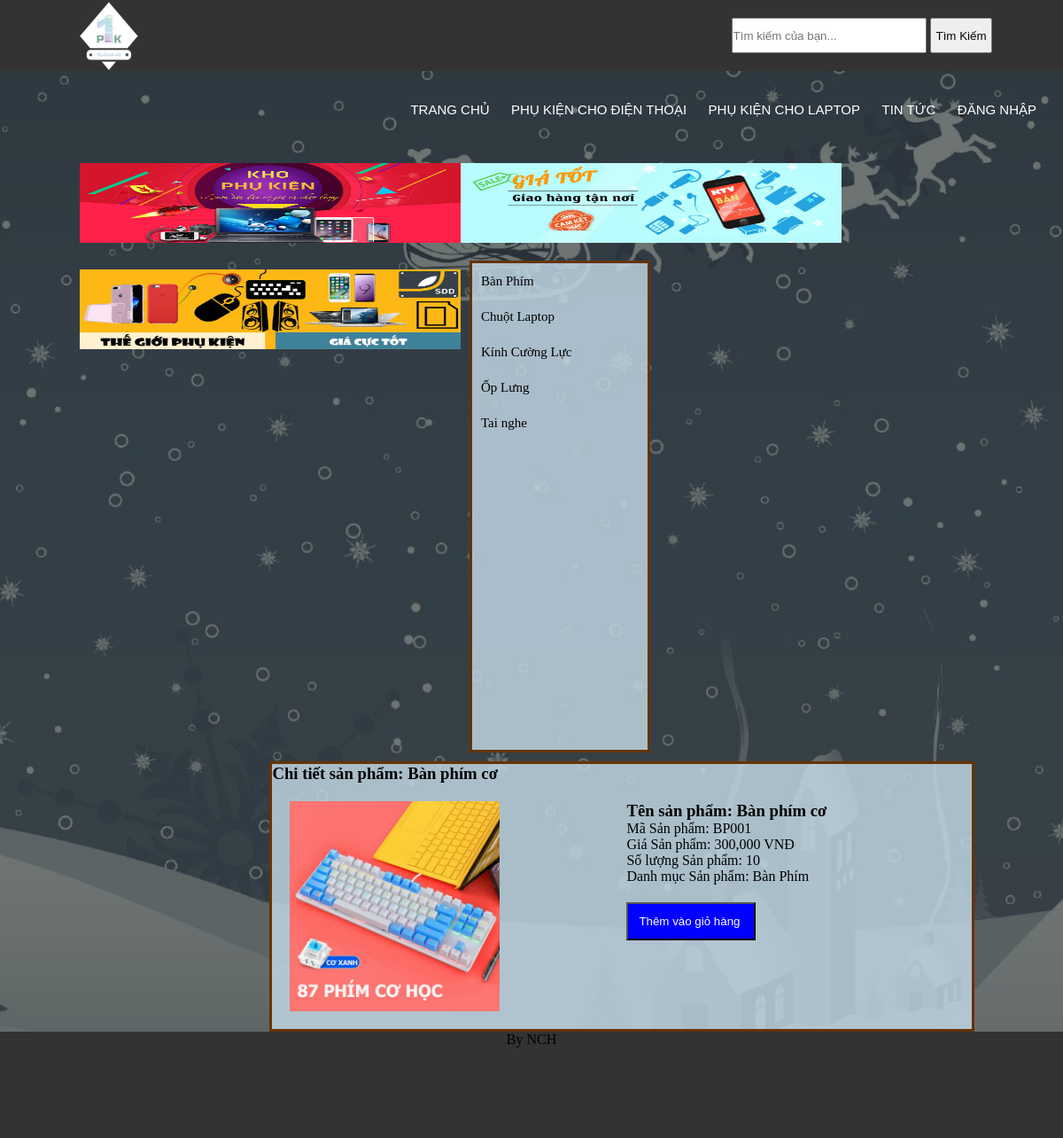
The app's page /index.php?quanly=sanpham&id=BP001 with its own data.
### tables this page shows
CREATE TABLE `quanlydanhmuc` (
  `id_danhmuc` varchar(20) NOT NULL,
  `ten_danhmuc` varchar(100) NOT NULL,
  `thutu_danhmuc` int(100) NOT NULL
);

CREATE TABLE `danhmuc` (
  `ma_sp` varchar(20) NOT NULL,
  `tendanhmuc` varchar(100) NOT NULL,
  `giasp` int(11) NOT NULL,
  `soluong` int(11) NOT NULL,
  `noidung` text NOT NULL,
  `thutu` varchar(20) NOT NULL,
  `hinhanh` varchar(50) NOT NULL,
  `tinhtrang` int(11) NOT NULL,
  `id_danhmuc` varchar(20) NOT NULL
);

### pages/maincontent/sp.php (the view)
<?php
	$sql_namesp= "SELECT * FROM danhmuc WHERE ma_sp='$_GET[id]' LIMIT 1";
	$query_namesp = mysqli_query($mysqli,$sql_namesp);
	$row_title =mysqli_fetch_array($query_namesp);
?>
<h3>Chi tiết sản phẩm: <?php echo $row_title['tendanhmuc']?></h3>
<?php
	$sql_chitiet = "SELECT * FROM danhmuc,quanlydanhmuc WHERE danhmuc.id_danhmuc=quanlydanhmuc.id_danhmuc AND danhmuc.ma_sp='$_GET[id]' LIMIT 1";
	$query_chitiet = mysqli_query($mysqli,$sql_chitiet);
	while($row_chitiet = mysqli_fetch_array($query_chitiet)){
?>
<div class="hinhanhsp">
	<img style="width: 30%; float: left; margin: 20px 20px" src="admincp/modules/quanlysanpham/uploads/<?php echo $row_chitiet['hinhanh'] ?>">
</div>
<form method="POST" action="pages/maincontent/themgiohang.php?idsanpham=<?php echo $row_chitiet['ma_sp'] ?>">
	<div class="chitietsp" style="margin-top: 20px; margin-left: 400px;">
		<h3>Tên sản phẩm: <?php echo $row_chitiet['tendanhmuc'] ?></h3>
		<p>Mã Sản phẩm: <?php echo $row_chitiet['ma_sp'] ?></p>
		<p>Giá Sản phẩm: <?php echo number_format($row_chitiet['giasp']) ?> VNĐ</p>
		<p>Số lượng Sản phẩm: <?php echo $row_chitiet['soluong'] ?></p>
		<p>Danh mục Sản phẩm: <?php echo $row_chitiet['ten_danhmuc'] ?></p>
		<input class="themgiohang" type="submit" value="Thêm vào giỏ hàng " style="background: blue; color: white; padding: 12px; margin-top: 20px;">
	</div>
</form>
<?php
}
?>

### pages/sidebar/sidebar.php
<?php
$sql_danhmuc= "SELECT * FROM quanlydanhmuc ORDER BY id_danhmuc ASC";
$query_danhmuc = mysqli_query($mysqli,$sql_danhmuc);
?>
<div class="sidebar">
					<ul class="list_sidebar">
						<?php
						while($row_danhmuc= mysqli_fetch_array($query_danhmuc)){
						?>
						<li><a href="index.php?quanly=danhmucsanpham&id=<?php echo $row_danhmuc['id_danhmuc']?>"><?php echo $row_danhmuc['ten_danhmuc']?></a></li>
						<?php
						}
						?>
					</ul>
				</div>

### style.css (style rules this page uses)
* { padding: 0; margin: 0 auto; text-decoration: none; box-sizing: border-box; }
.main .sidebar { border: 3px solid #663300; height: 555px; width: 20%; margin-top: 10px; margin-left: 10px; float: left; background-color: #c2d8e5d4; }
.main .sidebar .list_sidebar { display: inline-block; line-height: 40px; margin: 0 10px; list-style: none; }
.main .sidebar .list_sidebar li a { color: black; font-size: 15px; text-align: left; text-decoration: none; display: block; }

### records on screen
quanlydanhmuc: ten_danhmuc "Bàn Phím"
quanlydanhmuc: ten_danhmuc "Chuột Laptop"
quanlydanhmuc: ten_danhmuc "Kính Cường Lực"
quanlydanhmuc: ten_danhmuc "Ốp Lưng"
quanlydanhmuc: ten_danhmuc "Tai nghe"
danhmuc: tendanhmuc "Bàn phím cơ", hinhanh (picture), ma_sp "BP001", giasp "300,000", soluong "10", id_danhmuc.ten_danhmuc "Bàn Phím"
